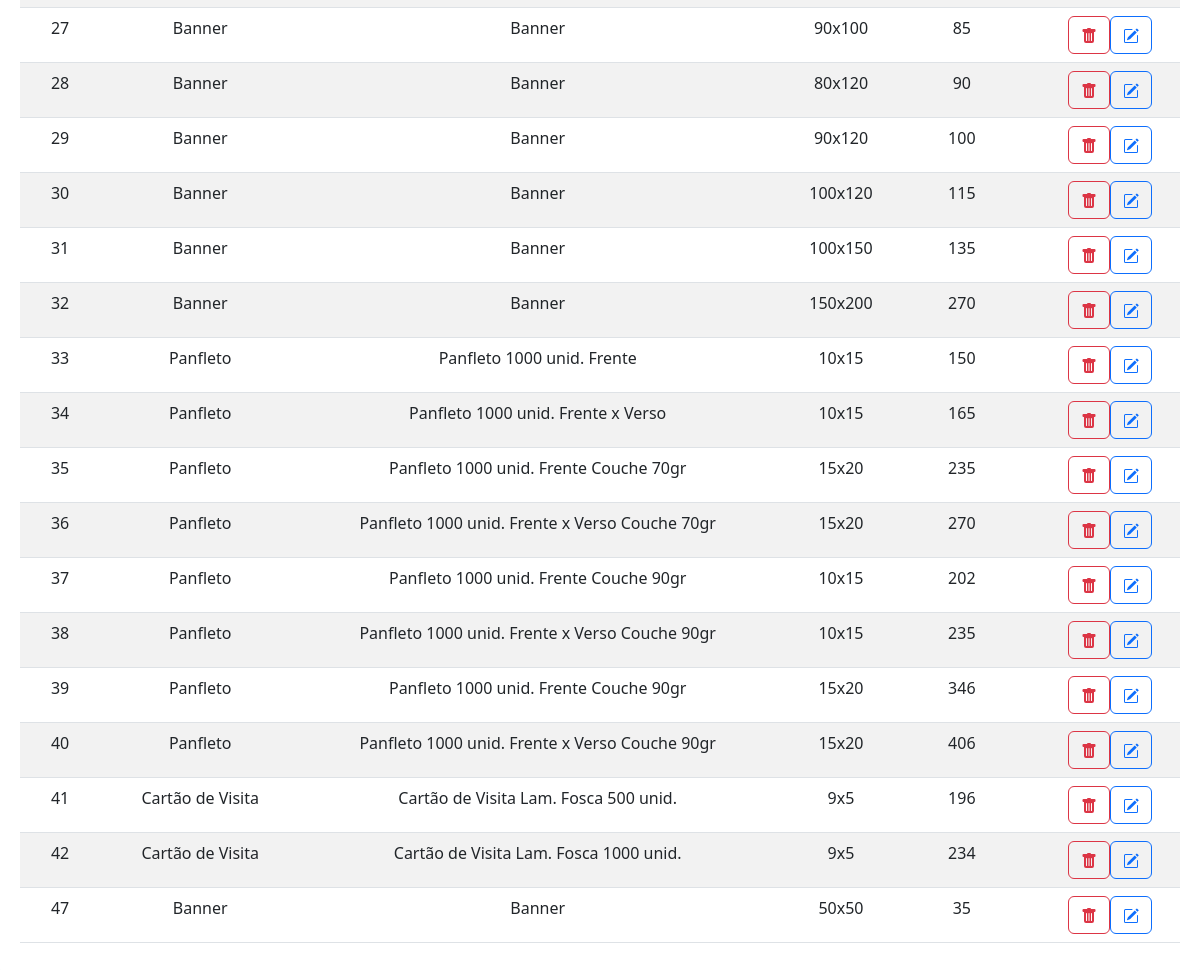
Before: /Sistema/produto/editProd.php (signed in, lower part) with the older database file.
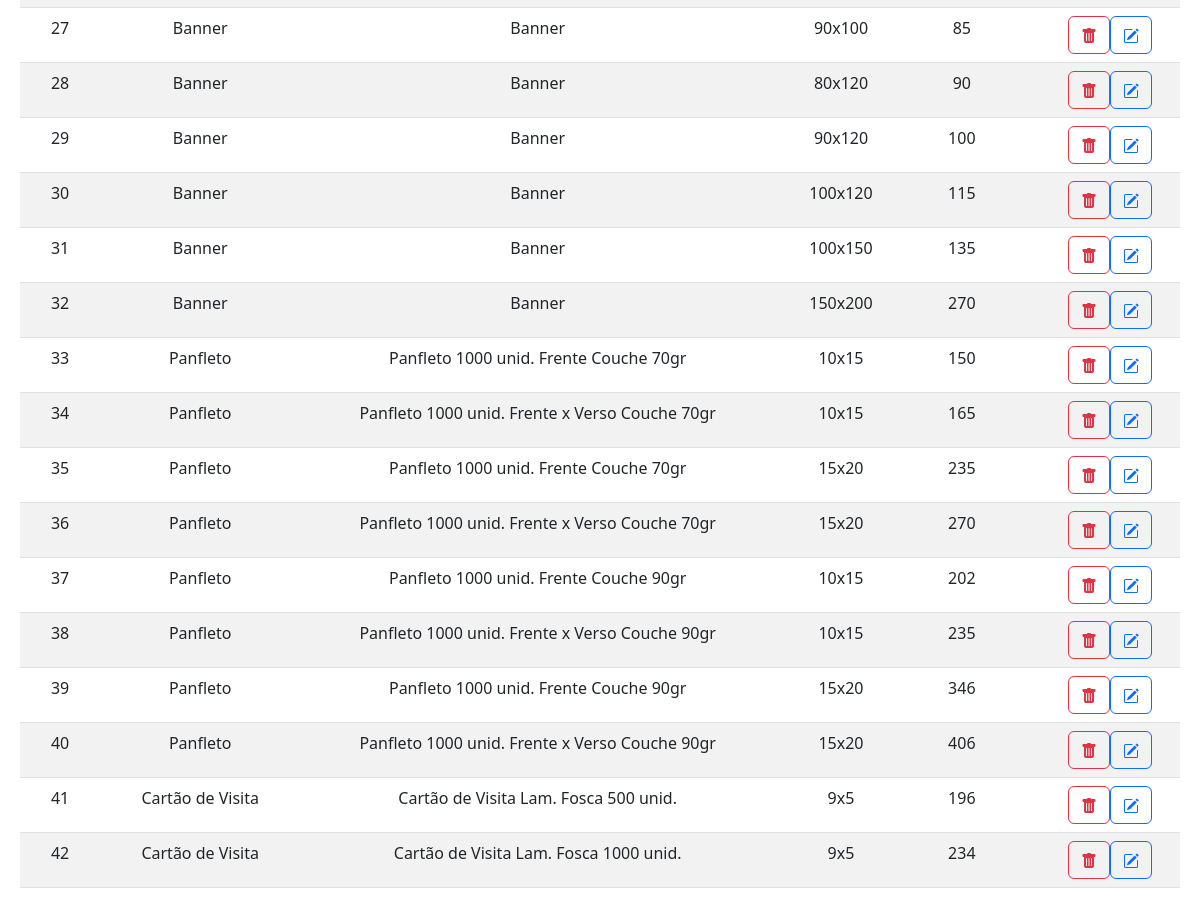
After: the same page with the newer database file.
### tables this page shows
CREATE TABLE `produtos` (
  `codPro` int(5) NOT NULL,
  `codCat` int(5) NOT NULL,
  `nomeExib` varchar(50) NOT NULL,
  `nomeCat` varchar(50) NOT NULL,
  `medida` varchar(50) NOT NULL,
  `valor` decimal(10,0) NOT NULL,
  `imagem` text NOT NULL
);

### Sistema/produto/editProd.php (the view, shortened to what this page needs)
<?php
$conexao = novaConexao();
$registros = [];
$erro = false;
try {
    $sql = "SELECT * FROM produtos";
    $stmt = $conexao->prepare($sql);
    $stmt->execute();
    $registros = $stmt->fetchAll(PDO::FETCH_ASSOC);
} catch (PDOException $e) {
    $erro = true;
    echo "Erro: " . $e->getMessage();
}
?>
<!DOCTYPE html>
<html lang="pt-BR">
<head>
    <link href="https://cdn.jsdelivr.net/npm/bootstrap@5.3.0/dist/css/bootstrap.min.css" rel="stylesheet">
    <link rel="stylesheet" href="../style.css">
</head>
<body>
    <?php if ($erro): ?>
        <div class="alert alert-danger" role="alert">
            Não foi possível carregar os dados.
        </div>
    <?php else: ?>
        <div class="container consContainer">
            <table class="table table-striped">
                <tbody>
                    <?php foreach ($registros as $registro): ?>
                        <tr>
                            <td>
                                <div class="row justify-content-center registro">
                                    <?php echo ($registro['codPro']); ?>
                                </div>
                            </td>
                            <td>
                                <div class="row justify-content-center registro">
                                    <?php echo ($registro['nomeExib']); ?>
                                </div>
                            </td>
                            <td>
                                <div class="row justify-content-center registro">
                                    <?php echo ($registro['nomeCat']); ?>
                                </div>
                            </td>
                            <td>
                                <div class="row justify-content-center registro">
                                    <?php echo ($registro['medida']); ?>
                                </div>
                            </td>
                            <td>
                                <div class="row justify-content-center registro">
                                    <?php echo ($registro['valor']); ?>
                                </div>
                            </td>
                            <td>
                                <div class="row text-center justify-content-center operacoes">
                                    <div class="col-3 oprBtn">
                                        <form method="POST">
                                            <button type="submit" name="delete" class="btn btn-outline-danger">
                                            </button>
                                        </form>
                                    </div>
                                    <div class="col-3 oprBtn">
                                        <form method="POST">
                                            <button type="submit" name="edit" class="btn btn-outline-primary">
                                            </button>
                                        </form>
                                    </div>
                                </div>
                            </td>
                        </tr>
                    <?php endforeach; ?>
                </tbody>
            </table>
        </div>
    <?php endif; ?>
</body>
</html>

### Sistema/style.css (style rules this page uses)
.consContainer { max-width: 1580px; margin: auto; padding: 20px; border-radius: 10px; box-shadow: 0.5px 10px 15px rgba(0, 0, 0, 0.2); }

Changed rows visible on the page:
removed produtos: codPro "47", nomeExib "Banner", nomeCat "Banner", medida "50x50", valor "35"
changed produtos id 33: nomeCat "Panfleto 1000 unid. Frente" → "Panfleto 1000 unid. Frente Couche 70gr"
changed produtos id 34: nomeCat "Panfleto 1000 unid. Frente x Verso" → "Panfleto 1000 unid. Frente x Verso Couche 70gr"
